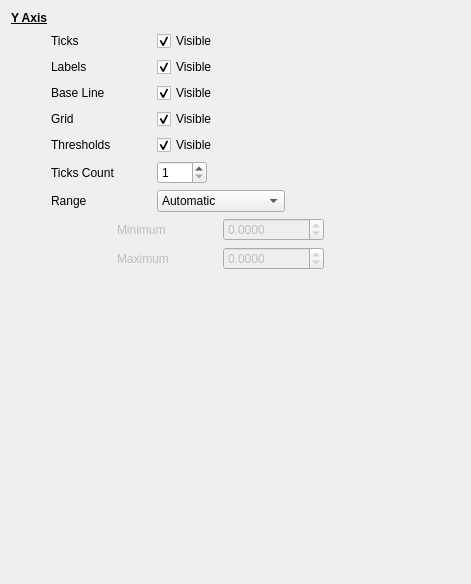
         <widget class="QWidget" name="yAxisPage">
          <layout class="QVBoxLayout" name="verticalLayout_6">
           <item>
            <widget class="QLabel" name="label_18">
             <property name="font">
              <font>
               <bold>true</bold>
               <underline>true</underline>
              </font>
             </property>
             <property name="text">
              <string>Y Axis</string>
             </property>
            </widget>
           </item>
           <item>
            <layout class="QHBoxLayout" name="horizontalLayout_11">
             <item>
              <spacer name="horizontalSpacer_21">
               <property name="orientation">
                <enum>Qt::Horizontal</enum>
               </property>
               <property name="sizeType">
                <enum>QSizePolicy::Fixed</enum>
               </property>
               <property name="sizeHint" stdset="0">
                <size>
                 <width>40</width>
                 <height>20</height>
                </size>
               </property>
              </spacer>
             </item>
             <item>
              <widget class="QLabel" name="label_11">
               <property name="minimumSize">
                <size>
                 <width>100</width>
                 <height>0</height>
                </size>
               </property>
               <property name="text">
                <string>Ticks</string>
               </property>
              </widget>
             </item>
             <item>
              <widget class="QCheckBox" name="yticksCheckBox">
               <property name="minimumSize">
                <size>
                 <width>100</width>
                 <height>0</height>
                </size>
               </property>
               <property name="text">
                <string>Visible</string>
               </property>
               <property name="checked">
                <bool>true</bool>
               </property>
              </widget>
             </item>
             <item>
              <spacer name="horizontalSpacer_9">
               <property name="orientation">
                <enum>Qt::Horizontal</enum>
               </property>
               <property name="sizeHint" stdset="0">
                <size>
                 <width>40</width>
                 <height>20</height>
                </size>
               </property>
              </spacer>
             </item>
            </layout>
           </item>
           <item>
            <layout class="QHBoxLayout" name="horizontalLayout_12">
             <item>
              <spacer name="horizontalSpacer_22">
               <property name="orientation">
                <enum>Qt::Horizontal</enum>
               </property>
               <property name="sizeType">
                <enum>QSizePolicy::Fixed</enum>
               </property>
               <property name="sizeHint" stdset="0">
                <size>
                 <width>40</width>
                 <height>20</height>
                </size>
               </property>
              </spacer>
             </item>
             <item>
              <widget class="QLabel" name="label_12">
               <property name="minimumSize">
                <size>
                 <width>100</width>
                 <height>0</height>
                </size>
               </property>
               <property name="text">
                <string>Labels</string>
               </property>
              </widget>
             </item>
             <item>
              <widget class="QCheckBox" name="ylabelsCheckBox">
               <property name="minimumSize">
                <size>
                 <width>100</width>
                 <height>0</height>
                </size>
               </property>
               <property name="text">
                <string>Visible</string>
               </property>
               <property name="checked">
                <bool>true</bool>
               </property>
              </widget>
             </item>
             <item>
              <spacer name="horizontalSpacer_10">
               <property name="orientation">
                <enum>Qt::Horizontal</enum>
               </property>
               <property name="sizeHint" stdset="0">
                <size>
                 <width>40</width>
                 <height>20</height>
                </size>
               </property>
              </spacer>
             </item>
            </layout>
           </item>
           <item>
            <layout class="QHBoxLayout" name="horizontalLayout_23">
             <item>
              <spacer name="horizontalSpacer_37">
               <property name="orientation">
                <enum>Qt::Horizontal</enum>
               </property>
               <property name="sizeType">
                <enum>QSizePolicy::Fixed</enum>
               </property>
               <property name="sizeHint" stdset="0">
                <size>
                 <width>40</width>
                 <height>20</height>
                </size>
               </property>
              </spacer>
             </item>
             <item>
              <widget class="QLabel" name="label_27">
               <property name="minimumSize">
                <size>
                 <width>100</width>
                 <height>0</height>
                </size>
               </property>
               <property name="text">
                <string>Base Line</string>
               </property>
              </widget>
             </item>
             <item>
              <widget class="QCheckBox" name="ylineCheckBox">
               <property name="minimumSize">
                <size>
                 <width>100</width>
                 <height>0</height>
                </size>
               </property>
               <property name="text">
                <string>Visible</string>
               </property>
               <property name="checked">
                <bool>true</bool>
               </property>
              </widget>
             </item>
             <item>
              <spacer name="horizontalSpacer_38">
               <property name="orientation">
                <enum>Qt::Horizontal</enum>
               </property>
               <property name="sizeHint" stdset="0">
                <size>
                 <width>40</width>
                 <height>20</height>
                </size>
               </property>
              </spacer>
             </item>
            </layout>
           </item>
           <item>
            <layout class="QHBoxLayout" name="horizontalLayout_14">
             <item>
              <spacer name="horizontalSpacer_23">
               <property name="orientation">
                <enum>Qt::Horizontal</enum>
               </property>
               <property name="sizeType">
                <enum>QSizePolicy::Fixed</enum>
               </property>
               <property name="sizeHint" stdset="0">
                <size>
                 <width>40</width>
                 <height>20</height>
                </size>
               </property>
              </spacer>
             </item>
             <item>
              <widget class="QLabel" name="label_14">
               <property name="minimumSize">
                <size>
                 <width>100</width>
                 <height>0</height>
                </size>
               </property>
               <property name="text">
                <string>Grid</string>
               </property>
              </widget>
             </item>
             <item>
              <widget class="QCheckBox" name="ygridCheckBox">
               <property name="minimumSize">
                <size>
                 <width>100</width>
                 <height>0</height>
                </size>
               </property>
               <property name="text">
                <string>Visible</string>
               </property>
               <property name="checked">
                <bool>true</bool>
               </property>
              </widget>
             </item>
             <item>
              <spacer name="horizontalSpacer_12">
               <property name="orientation">
                <enum>Qt::Horizontal</enum>
               </property>
               <property name="sizeHint" stdset="0">
                <size>
                 <width>40</width>
                 <height>20</height>
                </size>
               </property>
              </spacer>
             </item>
            </layout>
           </item>
           <item>
            <layout class="QHBoxLayout" name="horizontalLayout_18">
             <item>
              <spacer name="horizontalSpacer_24">
               <property name="orientation">
                <enum>Qt::Horizontal</enum>
               </property>
               <property name="sizeType">
                <enum>QSizePolicy::Fixed</enum>
               </property>
               <property name="sizeHint" stdset="0">
                <size>
                 <width>40</width>
                 <height>20</height>
                </size>
               </property>
              </spacer>
             </item>
             <item>
              <widget class="QLabel" name="label_21">
               <property name="minimumSize">
                <size>
                 <width>100</width>
                 <height>0</height>
                </size>
               </property>
               <property name="text">
                <string>Thresholds</string>
               </property>
              </widget>
             </item>
             <item>
              <widget class="QCheckBox" name="ythresholdsCheckBox">
               <property name="minimumSize">
                <size>
                 <width>100</width>
                 <height>0</height>
                </size>
               </property>
               <property name="text">
                <string>Visible</string>
               </property>
               <property name="checked">
                <bool>true</bool>
               </property>
              </widget>
             </item>
             <item>
              <spacer name="horizontalSpacer_16">
               <property name="orientation">
                <enum>Qt::Horizontal</enum>
               </property>
               <property name="sizeHint" stdset="0">
                <size>
                 <width>40</width>
                 <height>20</height>
                </size>
               </property>
              </spacer>
             </item>
            </layout>
           </item>
           <item>
            <layout class="QHBoxLayout" name="horizontalLayout_8">
             <property name="topMargin">
              <number>0</number>
             </property>
             <item>
              <spacer name="horizontalSpacer_40">
               <property name="orientation">
                <enum>Qt::Horizontal</enum>
               </property>
               <property name="sizeType">
                <enum>QSizePolicy::Fixed</enum>
               </property>
               <property name="sizeHint" stdset="0">
                <size>
                 <width>40</width>
                 <height>20</height>
                </size>
               </property>
              </spacer>
             </item>
             <item>
              <widget class="QLabel" name="label_28">
               <property name="minimumSize">
                <size>
                 <width>100</width>
                 <height>0</height>
                </size>
               </property>
               <property name="text">
                <string>Ticks Count</string>
               </property>
              </widget>
             </item>
             <item>
              <widget class="QSpinBox" name="yAxisTicksCountSpinBox">
               <property name="minimumSize">
                <size>
                 <width>50</width>
                 <height>0</height>
                </size>
               </property>
               <property name="minimum">
                <number>1</number>
               </property>
               <property name="maximum">
                <number>10</number>
               </property>
              </widget>
             </item>
             <item>
              <spacer name="horizontalSpacer_39">
               <property name="orientation">
                <enum>Qt::Horizontal</enum>
               </property>
               <property name="sizeHint" stdset="0">
                <size>
                 <width>40</width>
                 <height>20</height>
                </size>
               </property>
              </spacer>
             </item>
            </layout>
           </item>
           <item>
            <layout class="QHBoxLayout" name="horizontalLayout">
             <item>
              <spacer name="horizontalSpacer_25">
               <property name="orientation">
                <enum>Qt::Horizontal</enum>
               </property>
               <property name="sizeType">
                <enum>QSizePolicy::Fixed</enum>
               </property>
               <property name="sizeHint" stdset="0">
                <size>
                 <width>40</width>
                 <height>20</height>
                </size>
               </property>
              </spacer>
             </item>
             <item>
              <widget class="QLabel" name="label_5">
               <property name="minimumSize">
                <size>
                 <width>100</width>
                 <height>0</height>
                </size>
               </property>
               <property name="text">
                <string>Range</string>
               </property>
              </widget>
             </item>
             <item>
              <widget class="QComboBox" name="rangeComboBox">
               <item>
                <property name="text">
                 <string>Automatic</string>
                </property>
               </item>
               <item>
                <property name="text">
                 <string>Parameters range</string>
                </property>
               </item>
               <item>
                <property name="text">
                 <string>Custom</string>
                </property>
               </item>
              </widget>
             </item>
             <item>
              <spacer name="horizontalSpacer_3">
               <property name="orientation">
                <enum>Qt::Horizontal</enum>
               </property>
               <property name="sizeHint" stdset="0">
                <size>
                 <width>40</width>
                 <height>20</height>
                </size>
               </property>
              </spacer>
             </item>
            </layout>
           </item>
           <item>
            <widget class="QWidget" name="scaleWidget" native="true">
             <property name="enabled">
              <bool>false</bool>
             </property>
             <layout class="QHBoxLayout" name="horizontalLayout_13">
              <property name="leftMargin">
               <number>0</number>
              </property>
              <property name="topMargin">
               <number>0</number>
              </property>
              <property name="rightMargin">
               <number>0</number>
              </property>
              <property name="bottomMargin">
               <number>0</number>
              </property>
              <item>
               <widget class="QLabel" name="label_2">
                <property name="minimumSize">
                 <size>
                  <width>100</width>
                  <height>0</height>
                 </size>
                </property>
                <property name="text">
                 <string/>
                </property>
               </widget>
              </item>
              <item>
               <layout class="QVBoxLayout" name="verticalLayout_4">
                <item>
                 <widget class="QLabel" name="label_10">
                  <property name="minimumSize">
                   <size>
                    <width>100</width>
                    <height>0</height>
                   </size>
                  </property>
                  <property name="text">
                   <string>Minimum</string>
                  </property>
                  <property name="indent">
                   <number>-1</number>
                  </property>
                 </widget>
                </item>
                <item>
                 <widget class="QLabel" name="label_13">
                  <property name="minimumSize">
                   <size>
                    <width>100</width>
                    <height>0</height>
                   </size>
                  </property>
                  <property name="text">
                   <string>Maximum</string>
                  </property>
                  <property name="indent">
                   <number>-1</number>
                  </property>
                 </widget>
                </item>
               </layout>
              </item>
              <item>
               <layout class="QVBoxLayout" name="verticalLayout_5">
                <item>
                 <widget class="QDoubleSpinBox" name="rangeMinDoubleSpinBox">
                  <property name="decimals">
                   <number>4</number>
                  </property>
                  <property name="minimum">
                   <double>-9999999999999999538762658202121142272.000000000000000</double>
                  </property>
                  <property name="maximum">
                   <double>99999999999999996863366107917975552.000000000000000</double>
                  </property>
                 </widget>
                </item>
                <item>
                 <widget class="QDoubleSpinBox" name="rangeMaxDoubleSpinBox">
                  <property name="decimals">
                   <number>4</number>
                  </property>
                  <property name="minimum">
                   <double>-9999999999999999455752309870428160.000000000000000</double>
                  </property>
                  <property name="maximum">
                   <double>999999999999999945575230987042816.000000000000000</double>
                  </property>
                 </widget>
                </item>
               </layout>
              </item>
              <item>
               <spacer name="horizontalSpacer_11">
                <property name="orientation">
                 <enum>Qt::Horizontal</enum>
                </property>
                <property name="sizeHint" stdset="0">
                 <size>
                  <width>136</width>
                  <height>20</height>
                 </size>
                </property>
               </spacer>
              </item>
             </layout>
            </widget>
           </item>
           <item>
            <spacer name="verticalSpacer_3">
             <property name="orientation">
              <enum>Qt::Vertical</enum>
             </property>
             <property name="sizeHint" stdset="0">
              <size>
               <width>20</width>
               <height>303</height>
              </size>
             </property>
            </spacer>
           </item>
          </layout>
         </widget>
